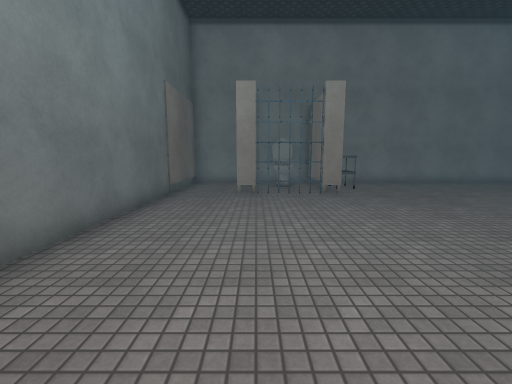
View 1 (above)

17 first-person views from a walk through a 3-D level made in the Unity game engine. The camera is 1.5 m above the floor, tilts 8° down and sees 90° across. The floor is counted in squares, 1 m on a side. Each view is taken from the middle of a square. On the plan, view 1 faces up. The plan holds only what a view shows up to about 13 squares ahead; the rest is blank. Door leaves are left out, so doorways stand open. Some surface patterns are stand-ins.

View 2
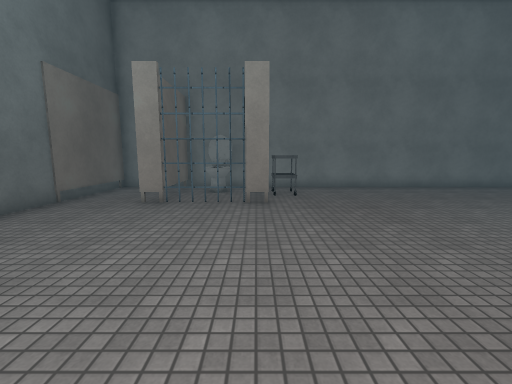

View 3
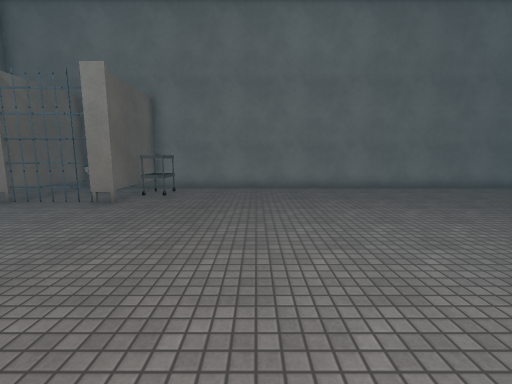

View 4
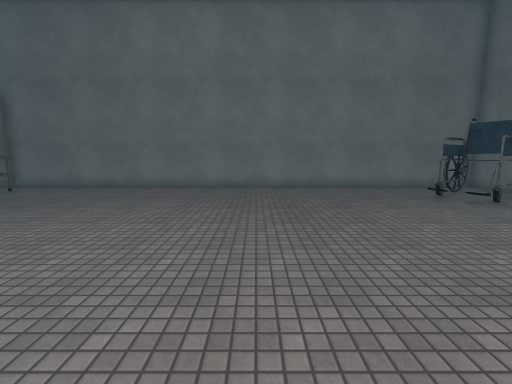

View 5
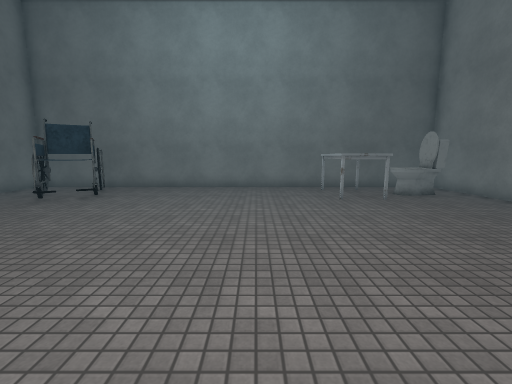

View 6
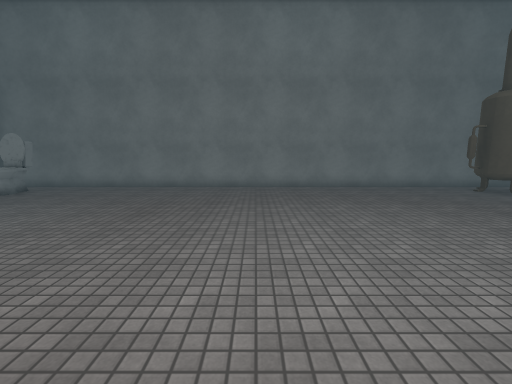

View 7
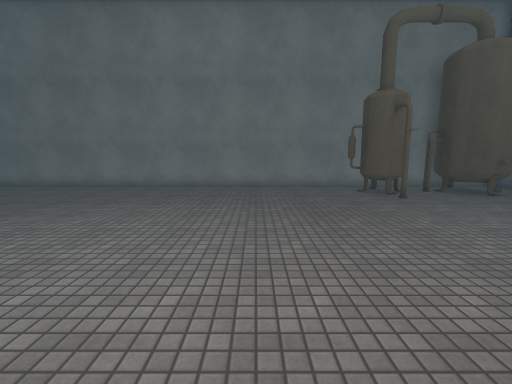

View 8
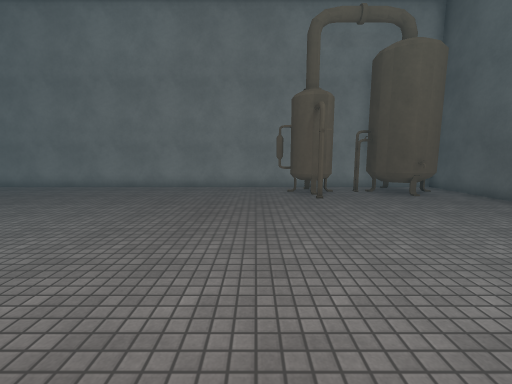

View 9
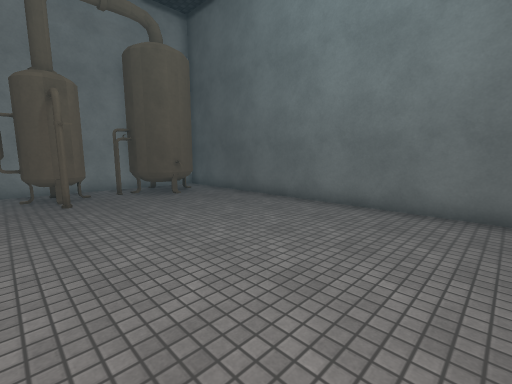

View 10
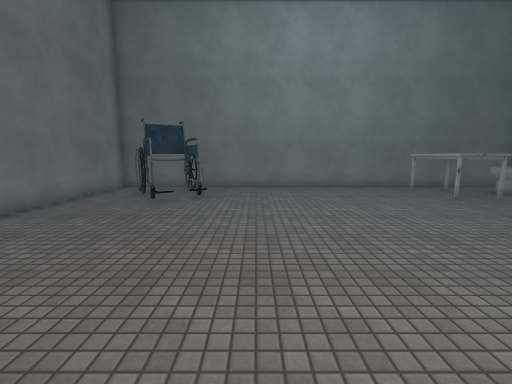

View 11
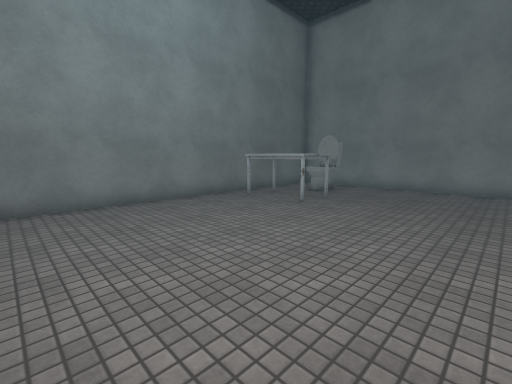

View 12
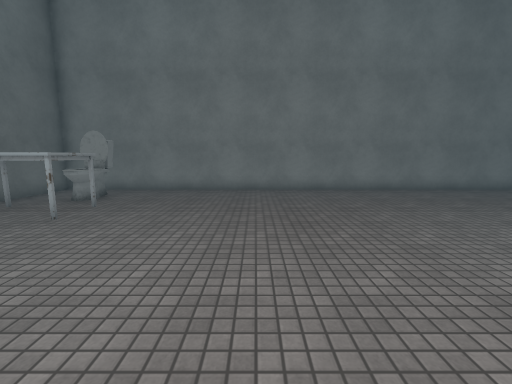

View 13
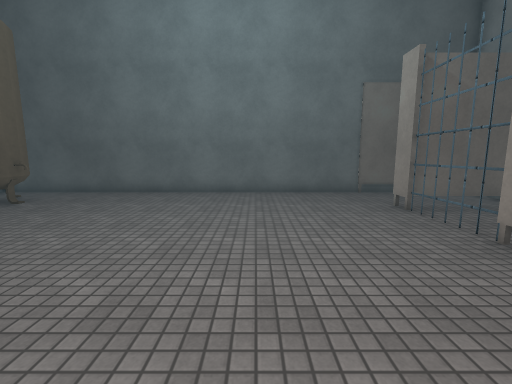

View 14
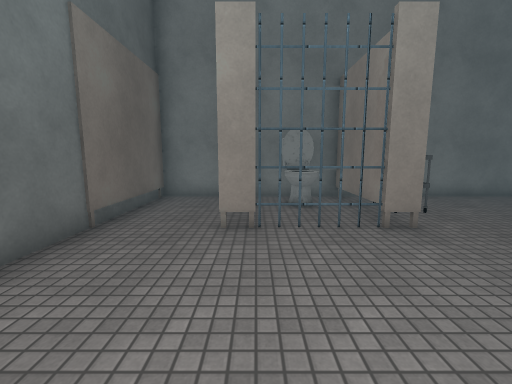

View 15
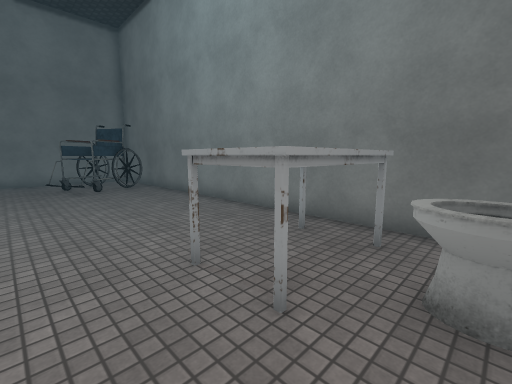

View 16
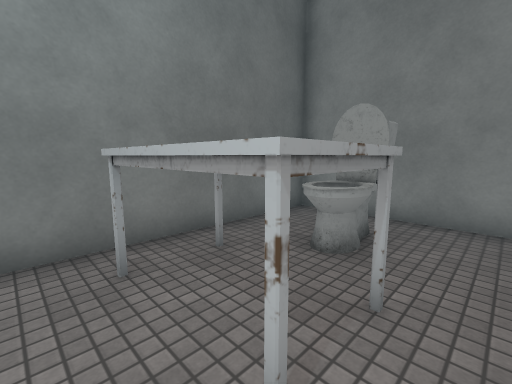

View 17
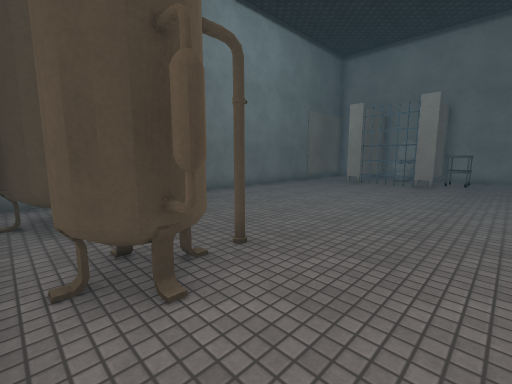

### Floor plan
Key: @ floor where view 1 was taken; # wall or solid block; . floor; D open door; T thing the floor can be seen under or through; A table; B barrier; I toilet; O other object.
Columns run from 4 left of view 1 to 26 right of it. Each row starts with its distance up from view 1.
 15 ###############################
 14 #...####......................#
 13 #...TT###..................##.#
 12 #...TTT#A.................#O#.#
 11 #...T  #...................OO##
 10 #DDDTBB#..................O#..#
  9 #.............................#
  8 #.............................#
  7 #.............................#
  6 #.............................#
  5 #.............................#
  4 #.............................#
  3 #.............................#
  2 #.............................#
  1 #.........................AAA.#
  0 #...@.....................AAA.#
 -1 #......#..................###.#
 -2 #.###.##...................I..#
 -3 #.O##O###..................I..#
 -4 #. #####......................#
 -5    ############################

Where each view was taken, in squares from view 1:
view 1: 0 up, 0 right, facing up
view 2: 2 up, 3 right, facing up
view 3: 2 up, 8 right, facing up
view 4: 2 up, 15 right, facing up
view 5: 4 up, 13 right, facing right
view 6: 8 up, 13 right, facing down
view 7: 8 up, 8 right, facing down
view 8: 8 up, 5 right, facing down
view 9: 8 up, 4 right, facing down-left
view 10: 8 up, 13 right, facing right
view 11: 8 up, 17 right, facing down-right
view 12: 7 up, 17 right, facing down
view 13: 6 up, 7 right, facing left
view 14: 5 up, 0 right, facing up
view 15: 2 down, 20 right, facing up-right
view 16: 2 up, 21 right, facing down-right
view 17: 4 down, 6 right, facing up-left
